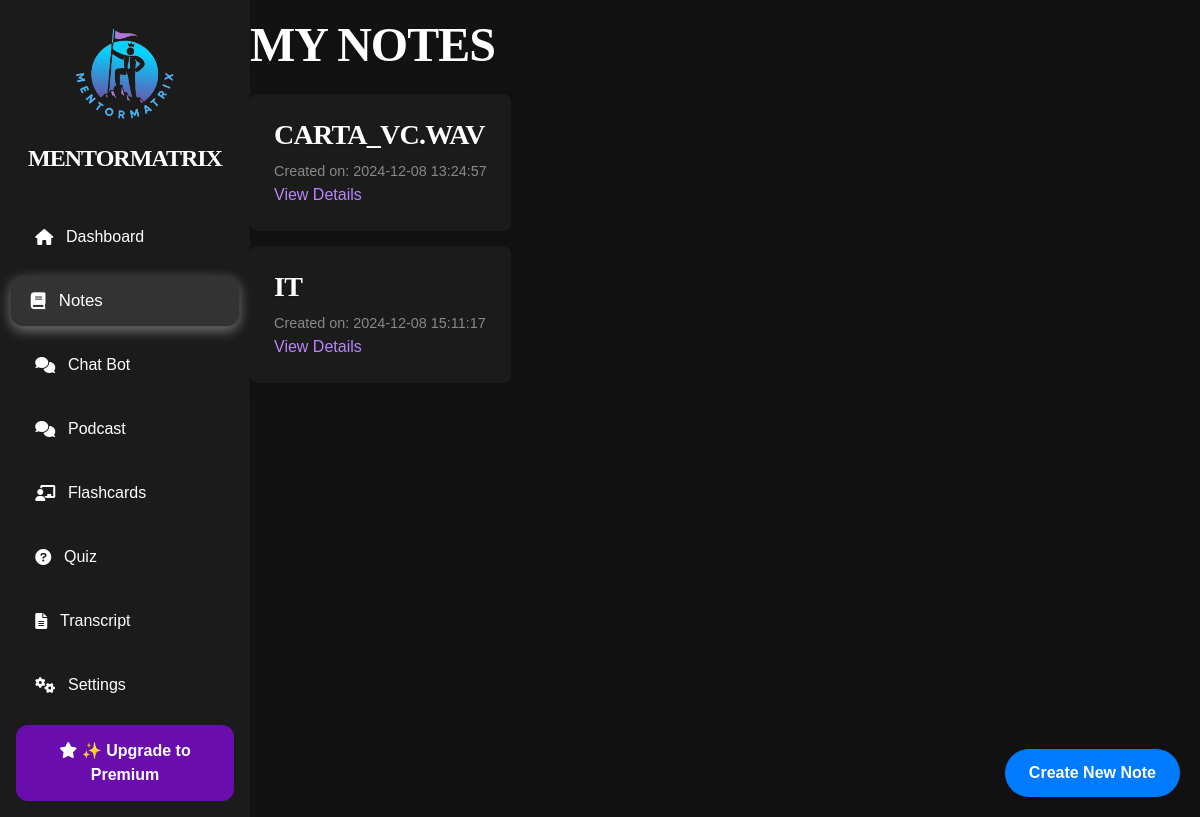
/notes, run on an earlier commit of the app's database.
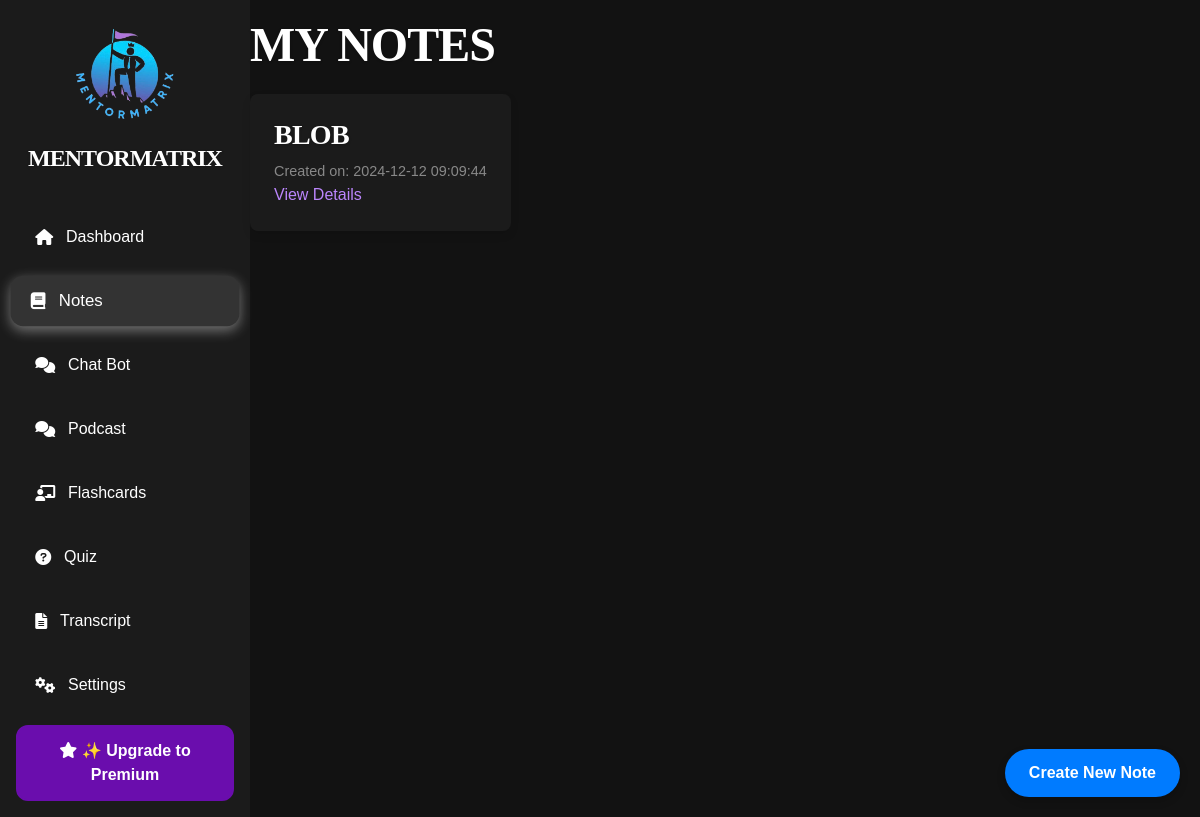
And on a later commit of the database.
### tables this page shows
CREATE TABLE notes (
                    id INTEGER PRIMARY KEY AUTOINCREMENT,
                    transcript_id INTEGER,
                    title TEXT NOT NULL,
                    content TEXT NOT NULL,
                    created_at DATETIME DEFAULT CURRENT_TIMESTAMP,
                    updated_at DATETIME DEFAULT CURRENT_TIMESTAMP,
                    FOREIGN KEY (transcript_id) REFERENCES transcripts(id) ON DELETE CASCADE);

### routes/notes.py (the view)
@notes_blueprint.route('/notes')
def notes():
    notes_data = db.execute('''
        SELECT
            notes.id,
            notes.title AS note_title,
            notes.content AS note_content,
            notes.created_at,
            files.name AS file_name,
            files.file_type,
            files.metadata,
            transcripts.title AS transcript_title
        FROM notes
        LEFT JOIN files ON notes.transcript_id = files.transcript_id
        LEFT JOIN transcripts ON notes.transcript_id = transcripts.id
    ''')
    return render_template('notes.html', notes=notes_data, current_route='notes')

### templates/notes.html (shortened to what this page needs)
{% extends "layout.html" %}
{% block other_head_stuff %}
    <link rel="stylesheet" href="{{ url_for('static', filename='css/notes.css') }}">
{% endblock %}
{% block content %}
    <div class="container">
        <div class="main-content">
            <h1>My Notes</h1>
            <ul class="notes-list">
                {% for note in notes %}
                    <li class="note-item">
                        <h2>{{ note.note_title }}</h2>
                        <small>Created on: {{ note.created_at }}</small>
                        <a href="{{ url_for('notes.view_note', note_id=note.id) }}" class="view-details-btn">View Details</a>
                    </li>
                {% else %}
                    <p>No notes available. Generate one to get started!</p>
                {% endfor %}
            </ul>
        </div>
    </div>
    <button id="openModalBtn" class="premium-button">Create New Note</button>
{% endblock %}

### templates/layout.html (shortened to what this page needs)
<!DOCTYPE html>
<html lang="en">
    <head>
        <link rel="stylesheet" href="https://cdnjs.cloudflare.com/ajax/libs/font-awesome/6.0.0-beta3/css/all.min.css">
        <link rel="stylesheet" href="{{ url_for('static', filename='css/tailwind.css') }}">
        <link rel="stylesheet" href="{{ url_for('static', filename='css/base.css') }}">
        {% block other_head_stuff %}
        {% endblock %}
    </head>
    <body>
        <div class="container">
            <aside class="sidebar">
                <div class="logo">
                    <center>
                    <img src="{{ url_for('static', filename='images/MentorMatrix_logo.png') }}"
                        alt="MentorMatrix Logo"
                        style="width: 120px;
                                height: 120px;
                                border-radius: 50%; /* Makes it a circle */
                                overflow: hidden; /* Ensures contents stay within the circle */"
                        >
                        <h1>MentorMatrix</h1>
                    </center>
                </div>
                <nav class="nav-links">
                    <button class="nav-item {% if current_route == 'dashboard' %}active{% endif %}" onclick="redirectToPage('/dashboard')">
                        <i class="fas fa-home nav-icon"></i> Dashboard
                    </button>
                    <button class="nav-item {% if current_route == 'notes' %}active{% endif %}" onclick="redirectToPage('/notes')">
                        <i class="fas fa-book nav-icon"></i> Notes
                    </button>
                    <button class="nav-item {% if current_route == 'chatbot' %}active{% endif %}" onclick="redirectToPage('/chatbot')">
                        <i class="fas fa-comments nav-icon"></i> Chat Bot
                    </button>
                    <button class="nav-item {% if current_route == 'podcast' %}active{% endif %}" onclick="redirectToPage('/chatbot')">
                        <i class="fas fa-comments nav-icon"></i> Podcast
                    </button>
                    <button class="nav-item {% if current_route == 'flashcards' %}active{% endif %}" onclick="redirectToPage('/flashcards')">
                        <i class="fas fa-chalkboard-teacher nav-icon"></i> Flashcards
                    </button>
                    <button class="nav-item {% if current_route == 'quiz' %}active{% endif %}" onclick="redirectToPage('/quiz')">
                        <i class="fas fa-question-circle nav-icon"></i> Quiz
                    </button>
                    <button class="nav-item {% if current_route == 'transcript' %}active{% endif %}" onclick="redirectToPage('/transcript')">
                        <i class="fas fa-file-alt nav-icon"></i> Transcript
                    </button>
                    <button class="nav-item {% if current_route == 'settings' %}active{% endif %}" onclick="redirectToPage('/settings')">
                        <i class="fas fa-cogs nav-icon"></i> Settings
                    </button>
                </nav>
                <button class="premium-button" onclick="redirectToPage('/pricing')">
                    <i class="fas fa-star nav-icon"></i> ✨ Upgrade to Premium
                </button>
            </aside>
            <main class="main-content">
                {% block content %}
                {% endblock %}
            </main>
        </div>
    </body>
    </html>

### static/css/base.css (style rules this page uses)
* { margin: 0; padding: 0; box-sizing: border-box; }
:root { --font-family: 'Arial', sans-serif; --background-color: #121212; --text-color: #e0e0e0; --primary-purple: #6a0dad; --hover-purple: #5c0ab8; --active-purple: #4b0997; --hover-bg-color: #333333; --active-bg-color: #333333; --white: #ffffff; --soft-text-shadow: 0 1px 3px rgba(0, 0, 0, 0.2); }
body { font-family: var(--font-family); background-color: var(--background-color); color: var(--text-color); }
.container { display: flex; min-height: 100vh; }
.logo h1 { font-size: 1.5rem; color: #ffffff; margin: 1rem 0; }
.nav-links { flex-grow: 1; }
.nav-item { display: flex; align-items: center; color: #bbbbbb; font-size: 1rem; padding: 0.75rem 0; text-decoration: none; }
.nav-item i { margin-right: 10px; }
.nav-item.active, .nav-item:hover { color: #ffffff; background-color: #333333; border-radius: 8px; padding-left: 10px; }
.premium-button { background-color: var(--primary-purple);; color: var(--white); font-size: 1rem; font-weight: 600; padding: 0.75rem 1.5rem; text-align: center; border-radius: 12px; border: 2px solid #6a0dad; cursor: pointer; margin-top: 1rem; display: inline-block; transition: all 0.3s ease-in-out; }
button { cursor: pointer; background-color: #333333; color: #ffffff; font-size: 1rem; font-weight: 500; padding: 0.75rem 1.5rem; border-radius: 8px; border: 2px solid transparent; display: inline-block; transition: all 0.3s ease; }
button, .premium-button { transition: all 0.3s ease; }
h1, h2, h3 { color: #ffffff; font-weight: 600; letter-spacing: -0.5px; text-transform: uppercase; font-family: montserrat, serif; line-height: 1.2; }
h1, h2, h3 { text-shadow: var(--soft-text-shadow); }
h1 { font-size: 3rem; letter-spacing: -1px; }
h2 { font-size: 2.25rem; letter-spacing: -0.75px; }
a { color: #bb86fc; text-decoration: none; font-weight: 500; transition: color 0.3s ease-in-out, text-decoration 0.3s ease-in-out; }
.sidebar { width: 250px; background-color: #1b1b1b; padding: 1rem; display: flex; flex-direction: column; justify-content: space-between; }
.sidebar .logo h1 { font-size: 1.5rem; color: #ffffff; margin-top: 0.5rem; }
.nav-links { display: flex; flex-direction: column; gap: 1rem; margin-top: 1.5rem; }
.nav-links .nav-item { display: flex; align-items: center; padding: 0.75rem 1.2rem; border-radius: 12px; color: #fff; font-size: 1rem; background-color: transparent; border: 2px solid transparent; cursor: pointer; text-align: left; transition: background-color 0.3s, border 0.3s, box-shadow 0.3s, transform 0.2s; width: 100%; will-change: transform, background-color; }
.nav-links .nav-item.active { background-color: var(--active-bg-color); border-color: #fff; box-shadow: 0 4px 12px rgba(255, 255, 255, 0.4); transform: scale(1.05); }
.nav-links .nav-item i { margin-right: 0.8rem; }
.nav-links .nav-item { outline: none; border: none; background: none; text-decoration: none; }

### static/css/notes.css (style rules this page uses)
.notes-list { list-style-type: none; padding: 0; margin-top: 20px; }
.note-item { background-color: #1b1b1b; padding: 1.5rem; margin-bottom: 15px; border-radius: 8px; box-shadow: 0 4px 8px rgba(0, 0, 0, 0.1); transition: transform 0.3s ease; }
.note-item h2 { font-size: 1.75rem; margin-bottom: 0.5rem; }
.note-item small { display: block; font-size: 0.9rem; margin-top: 10px; color: #888; }
#openModalBtn { position: fixed; bottom: 20px; right: 20px; padding: 12px 24px; background-color: #007bff; color: white; border: none; border-radius: 50px; font-size: 16px; font-weight: bold; z-index: 1000; box-shadow: 0 4px 8px rgba(0, 0, 0, 0.2); transition: background-color 0.3s ease, transform 0.3s ease; }

What changed in the data, as far as the page shows it:
removed notes: note_title "CARTA_VC.WAV", created_at "2024-12-08 13:24:57"
removed notes: note_title "IT", created_at "2024-12-08 15:11:17"
added notes: note_title "BLOB", created_at "2024-12-12 09:09:44"
